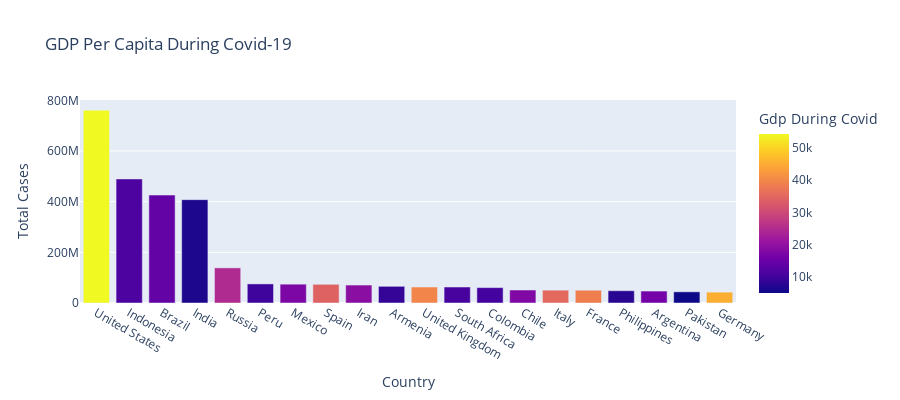

The cell this chart's notebook holds for it:
### Markdown cell above
Now let's have a look at the GDP per capita during the rise in the case of covid-19:

### Code cell
fig = px.bar(info, x = 'Country', y = 'Total Cases', 
             hover_data = ['Population', 'Total Deaths'],
             color = 'Gdp During Covid', height = 400,
             title = 'GDP Per Capita During Covid-19')
fig.show()

### Figure 1 — Plotly figure (JSON) as saved in the notebook; plotly's stock layout.template omitted (floating-point values rounded to 4 significant figures)
{"data": [{"alignmentgroup": "True", "customdata": [[19.62, 29139980], [19.43, 9168032], [19.17, 14342127], [21.05, 7248130], [18.8, 2642435], [17.31, 3044986], [18.67, 7296660], [17.66, 5514199], [18.25, 3552131], [14.9, 2387268], [18.03, 7280594], [17.9, 1362533], [17.75, 2016697], [16.77, 1285554], [17.92, 6664225], [17.99, 5649590], [18.51, 1562716], [17.63, 1077506], [19.21, 877637], [18.24, 1650211]], "hovertemplate": "Country=%{x}<br>Total Cases=%{y}<br>Population=%{customdata[0]}<br>Total Deaths=%{customdata[1]}<br>Gdp During Covid=%{marker.color}<extra></extra>", "legendgroup": "", "marker": {"color": [54230.0, 11190.0, 14100.0, 6427.0, 24770.0, 9781.0, 17340.0, 34160.0, 19080.0, 8788.0, 39750.0, 10710.0, 10320.0, 17730.0, 35220.0, 38610.0, 7599.0, 16230.0, 5035.0, 45230.0], "coloraxis": "coloraxis", "pattern": {"shape": ""}}, "name": "", "offsetgroup": "", "orientation": "v", "showlegend": false, "textposition": "auto", "type": "bar", "x": ["United States", "Indonesia", "Brazil", "India", "Russia", "Peru", "Mexico", "Spain", "Iran", "Armenia", "United Kingdom", "South Africa", "Colombia", "Chile", "Italy", "France", "Philippines", "Argentina", "Pakistan", "Germany"], "xaxis": "x", "y": [761184687, 489687127, 426003311, 407893299, 138661367, 75320488, 74353246, 73808620, 70877101, 65844325, 63174296, 63135859, 60725640, 51268034, 50752853, 50419935, 48470198, 47157884, 44115377, 42937034], "yaxis": "y"}], "layout": {"barmode": "relative", "coloraxis": {"colorbar": {"title": {"text": "Gdp During Covid"}}, "colorscale": [[0, "#0d0887"], [0.1111, "#46039f"], [0.2222, "#7201a8"], [0.3333, "#9c179e"], [0.4444, "#bd3786"], [0.5556, "#d8576b"], [0.6667, "#ed7953"], [0.7778, "#fb9f3a"], [0.8889, "#fdca26"], [1, "#f0f921"]]}, "height": 400, "legend": {"tracegroupgap": 0}, "title": {"text": "GDP Per Capita During Covid-19"}, "xaxis": {"anchor": "y", "domain": [0, 1], "title": {"text": "Country"}}, "yaxis": {"anchor": "x", "domain": [0, 1], "title": {"text": "Total Cases"}}}}
